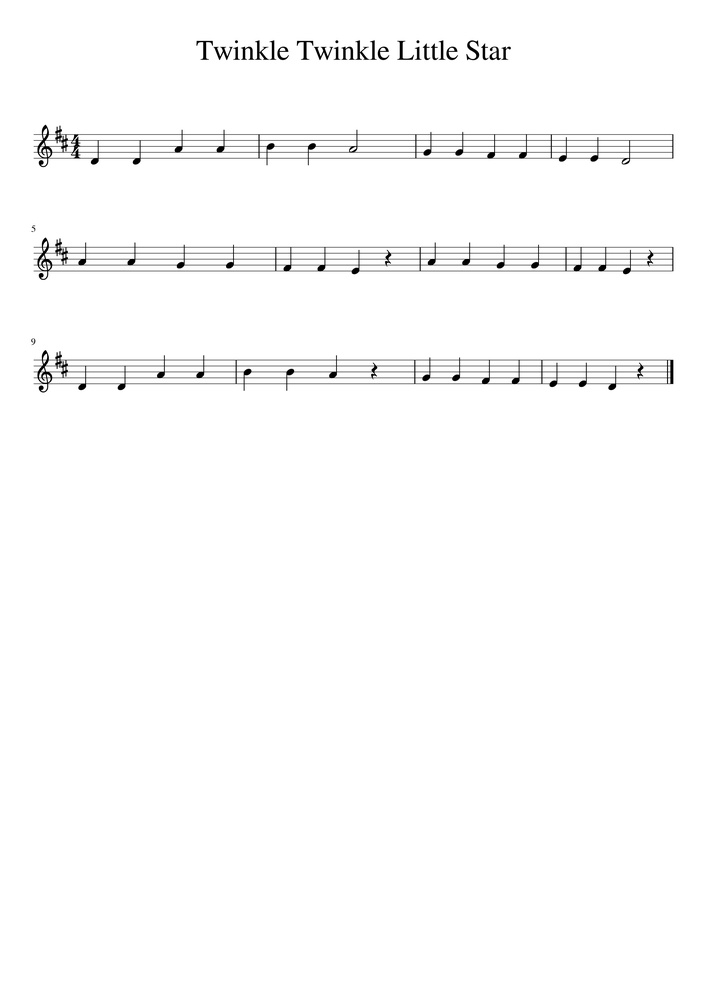
#> input picture img02.jpg, 707 x 999 px, shrunk from 2481 x 3507 before the run
$ python -i inputHandlingVerFunctions.py   (imports and definitions only)
#> lines starting #> are read from the running program, lines starting #| are printed output that depends on the picture
import cv2
import numpy as np


# [100 lines left out: functions crop_image, crop_image_again, not called in this run]


def erode_dilate(img):
    # The def filters out the noise from the input image.
    # Firstly, the image is eroded and thus removing all the small elements.
    # The rest of the elements are then dilated to make them bigger and then they are eroded again.
    # That usually leads to the removal of all the horizontal lines and leaves behind only the notes and wanted symbols.

    # kernel1 = np.ones((1, 1), np.uint8)  # not used right now, maybe needed in the future
    eroded_img = cv2.erode(img, None, iterations=1)                     # first erode
    dilated_img = cv2.dilate(eroded_img, None, iterations=1)            # then dilate
    eroded_img = cv2.erode(dilated_img, None, iterations=1)             # erode again
    return eroded_img


# [115 lines left out: functions find_histogram, get_element_coordinates, get_elements_from_image, not called in this run]

>>> import cv2
>>> picture = cv2.imread('img02.jpg')
#> picture is the input picture: shape (999, 707, 3); min 0, max 255, mean 251.3
>>> result = erode_dilate(picture)
#> in erode_dilate, `eroded_img = cv2.erode(img, None, iterations=1)`:
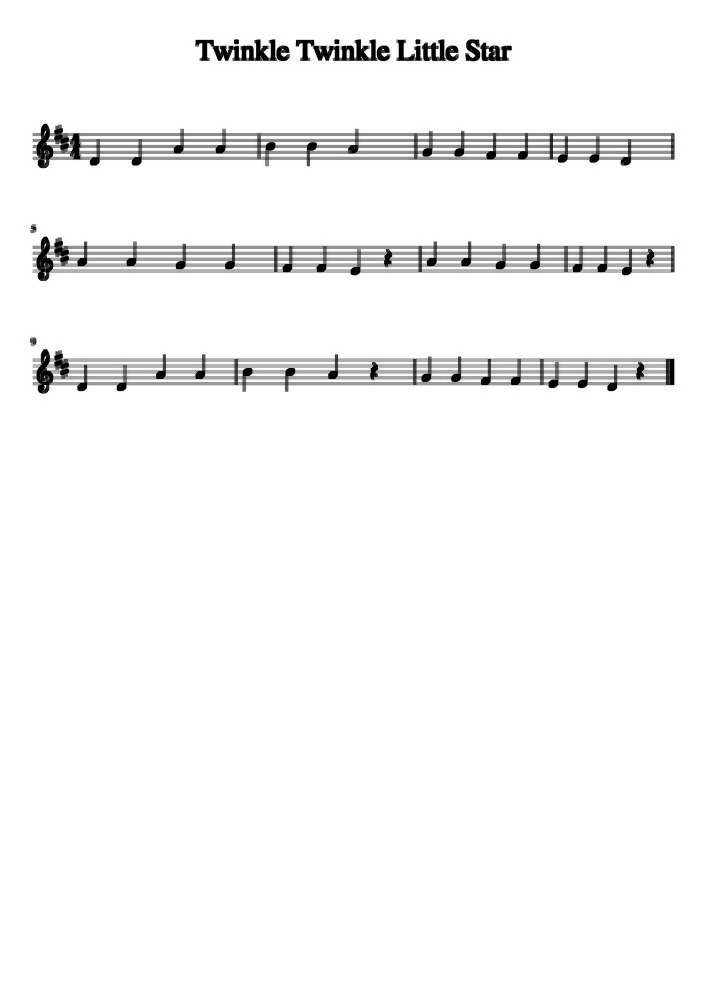
#> eroded_img: shape (999, 707, 3); min 0, max 255, mean 246.8
